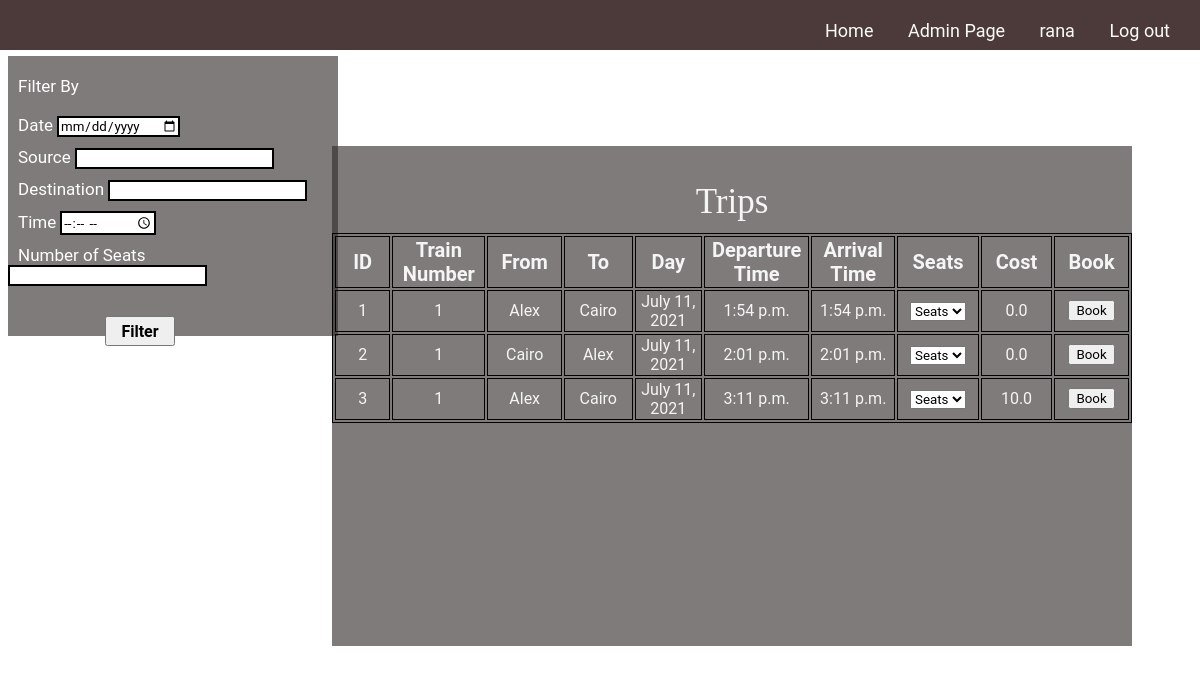
The app's page / (signed in) with its own data.
### blog/models.py (models this page shows, shortened)
class Trip(models.Model):
    train = models.ForeignKey(
        Train, on_delete=models.CASCADE, related_name="TripTrain")
    source = models.ForeignKey(
        Station, on_delete=models.CASCADE, related_name="TripSource", null=False)
    destination = models.ForeignKey(
        Station, on_delete=models.CASCADE, related_name="TripDest", null=False)
    day = models.DateField(null=False)
    start_Time = models.TimeField(null=False)
    end_Time = models.TimeField(null=False)
    price = models.FloatField(null=False, default=0)
    Remaining_seats = models.IntegerField(default=0, editable=False)
    seats = models.IntegerField(default=0, editable=False)

class Train(models.Model):
    Number_of_seats = models.IntegerField(default=0)
    source = models.ForeignKey(
        Station, on_delete=models.CASCADE, related_name="TrainSource", null=False)
    destination = models.ForeignKey(
        Station, on_delete=models.CASCADE, related_name="TrainDest", null=False)

class Station(models.Model):
    id = models.IntegerField(default=-1, primary_key=True)
    stationName = models.CharField(max_length=15)

### blog/views.py (the view)
# urls.py: 2. Add a URL to urlpatterns:  path('', views.home, name='home')
@never_cache
def home(request):
    trips = Trip.objects.all()
    return render(request, 'sitePages/home.html', {'trips': trips})

### blog/tags/tags.py (called while the page is built)
@register.simple_tag
def tripSeat(trip):
    book = Book.objects.filter(trip = trip.id)
    bookSeats = book.values_list('seatTrain', flat=True)
    seats = []
    i = 1
    while i <= trip.seats:
        if i not in bookSeats:
            seats.append(i)
        i = i+1
    return seats

### templates/sitePages/home.html (shortened to what this page needs)
{% extends "base.html" %}
{% load static %}
{% load tags %}
{% block head %}
<link rel="stylesheet" href="{% static 'css/homePage.css' %}">
{% endblock%}
{% block content %}
<div class="filter">
    <span><label for="Filter options" id="label1"> Filter By</label></span>
    <br> <br>
    <div id="Filter options">
        <label for="option1"> Date</label>
        <input type="date" id="option1" name="option1"><br>
        <label for="option2"> Source</label>
        <input type="text" id="option2" name="option2"><br>
        <label for="option3"> Destination</label>
        <input type="text" id="option3" name="option3"><br>
        <label for="option4"> Time</label>
        <input type="time" id="option4" name="option4"><br>
        <label for="option5"> Number of Seats</label>
        <input type="text" id="option5" name="option5"><br>
    </div>
    <button> Filter</button>
</div>
<div class="trips" style="overflow: auto;">
    <p> Trips</p>
    <table>
        <tr>
            <th>ID</th>
            <th>Train Number</th>
            <th>From</th>
            <th>To</th>
            <th>Day</th>
            <th>Departure Time</th>
            <th>Arrival Time</th>
            <th>Seats</th>
            <th>Cost</th>
            <th>Book</th>
        </tr>
        {% for trip in trips %}
            <tr id = "{{trip.id}}">
                <td>{{trip.id}}</td>
                <td>{{ trip.train.id }}</td>
                <td>{{trip.source.stationName}}</td>
                <td>{{trip.destination.stationName}}</td>
                <td>{{trip.day}}</td>
                <td>{{trip.start_Time}}</td>
                <td>{{trip.end_Time}}</td>
                <td>
                    <select>
                        <option selected hidden>Seats</option>
                        {% tripSeat trip as seats %}
                    </select>
                </td>
                <td>{{trip.price}}</td>
                <td>
                    <a href="{% url 'blog:certainTrip' trip.id %}"><button>Book</button></a>
                </td>
            </tr>
        {% empty %}
        <tr id="notrip">
            <td colspan="10">No Trips Available</td>
        </tr>
        {% endfor %}
    </table>
</div>
{% endblock content %}

### templates/base.html (shortened to what this page needs)
<!DOCTYPE html>
<html lang="en">
<head>
    {% load static %}
    <link rel="stylesheet" href="{% static 'css/basePage.css' %}">
    {% block head%} {% endblock head %}
</head>
<body style="background: url('/static/imgs/background4.png'); background-size: cover; background-repeat:no-repeat; overflow:hidden;">
    <nav class="navBar">
        <a href="{% url 'blog:home' %}">Home</a>
        {% if user.is_authenticated %}
            {% if user.is_superuser %}
                <a href="{% url 'admin:index' %}">Admin Page</a>
            {% else %}
                <a href="{% url 'blog:myTrips' user.id %}">My Trips</a>
            {% endif %}
            <a href="{% url 'blog:profile' user.username %}">{{ user.username }}</a>
            <a href="{% url 'blog:logOut' %}">Log out</a>
        {% else %}
            <a id="signIn" href="{% url 'blog:signIn' %}">Sign In</a>
            <span id="sp1">/</span>
            <a href="{% url 'blog:signUp' %}">Sign Up</a>
        {% endif %}
    </nav>
    {% block content %} {% endblock %}
</body>
</html>

### static/css/basePage.css (style rules this page uses)
* { box-sizing: border-box; }
nav { display: inline; height: 50px; top: -5px; margin-top: 5px; padding-top: 20px; text-align: right; width: 100%; font-size: 18px; font-family: "Wire+One"; background: rgba(24, 0, 0, 0.774); position: fixed; margin-left: -8px; right: 0; }
nav a { margin-right: 30px; padding: 0px; color: rgb(250, 251, 242); text-decoration: none; }

### static/css/homePage.css (style rules this page uses)
* { box-sizing: border-box; font-family: 'Roboto', sans-serif; }
body { overflow: scroll; }
.filter { display: inline-block; align-items: center; margin-top: 4%; background: rgba(51, 46, 45, 0.63); width: 330px; height: 280px; padding-top: 20px; position: absolute; }
.filter label { font-size: 17px; color: white; margin-left: 10px; }
.filter input { border: 2px solid black; margin-bottom: 10px; }
.filter button { height: 30px; width: 70px; margin-left: 97px; margin-top: 20px; font-size: 16px; font-weight: bold; }
.trips p { font-family: 'Times New Roman', Times, serif; font-size: 35px; color: whitesmoke; text-align: center; padding-top: 0.5px; }
.trips { top: 17%; margin-left: 27%; background: rgba(51, 46, 45, 0.63); width: 800px; height: 500px; margin-top: 10px; position: absolute; }
table, th, td { margin-top: -3%; border: 1px solid black; table-layout: fixed; text-align: center; }
th { width: 133.3px; height: 40px; font-size: 20px; color: whitesmoke; font-weight: bold; }
td { width: 114.28px; height: 30px; font-size: 16px; color: whitesmoke; }

### records on screen
Trip: id "1", train.id "1", source.stationName "Alex", destination.stationName "Cairo", day "July 11, 2021", start_Time "1:54 p.m.", end_Time "1:54 p.m.", price "0.0"
Trip: id "2", train.id "1", source.stationName "Cairo", destination.stationName "Alex", day "July 11, 2021", start_Time "2:01 p.m.", end_Time "2:01 p.m.", price "0.0"
Trip: id "3", train.id "1", source.stationName "Alex", destination.stationName "Cairo", day "July 11, 2021", start_Time "3:11 p.m.", end_Time "3:11 p.m.", price "10.0"

### other values on screen
{{ user.username }} "rana"
